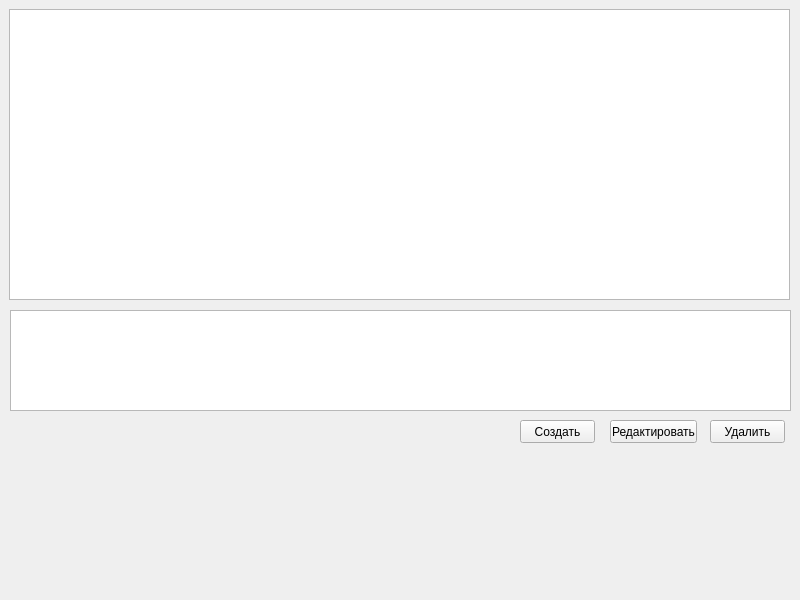
<?xml version="1.0" encoding="UTF-8"?>
<ui version="4.0">
 <class>TrainingSessionsWindow</class>
 <widget class="QMainWindow" name="TrainingSessionsWindow">
  <property name="geometry">
   <rect>
    <x>0</x>
    <y>0</y>
    <width>800</width>
    <height>600</height>
   </rect>
  </property>
  <property name="windowTitle">
   <string>MainWindow</string>
  </property>
  <widget class="QWidget" name="centralwidget">
   <widget class="QTableWidget" name="tableTrainingSessionsWidget">
    <property name="geometry">
     <rect>
      <x>9</x>
      <y>9</y>
      <width>781</width>
      <height>291</height>
     </rect>
    </property>
   </widget>
   <widget class="QPushButton" name="btnDelete">
    <property name="geometry">
     <rect>
      <x>710</x>
      <y>420</y>
      <width>75</width>
      <height>23</height>
     </rect>
    </property>
    <property name="text">
     <string>Удалить</string>
    </property>
   </widget>
   <widget class="QPushButton" name="btnEdit">
    <property name="geometry">
     <rect>
      <x>610</x>
      <y>420</y>
      <width>87</width>
      <height>23</height>
     </rect>
    </property>
    <property name="text">
     <string>Редактировать</string>
    </property>
   </widget>
   <widget class="QTableWidget" name="tableRedactorWidget">
    <property name="geometry">
     <rect>
      <x>10</x>
      <y>310</y>
      <width>781</width>
      <height>101</height>
     </rect>
    </property>
    <property name="sizePolicy">
     <sizepolicy hsizetype="Expanding" vsizetype="Fixed">
      <horstretch>0</horstretch>
      <verstretch>5</verstretch>
     </sizepolicy>
    </property>
   </widget>
   <widget class="QPushButton" name="btnCreate">
    <property name="geometry">
     <rect>
      <x>520</x>
      <y>420</y>
      <width>75</width>
      <height>23</height>
     </rect>
    </property>
    <property name="text">
     <string>Создать</string>
    </property>
   </widget>
  </widget>
 </widget>
 <resources/>
 <connections/>
</ui>
